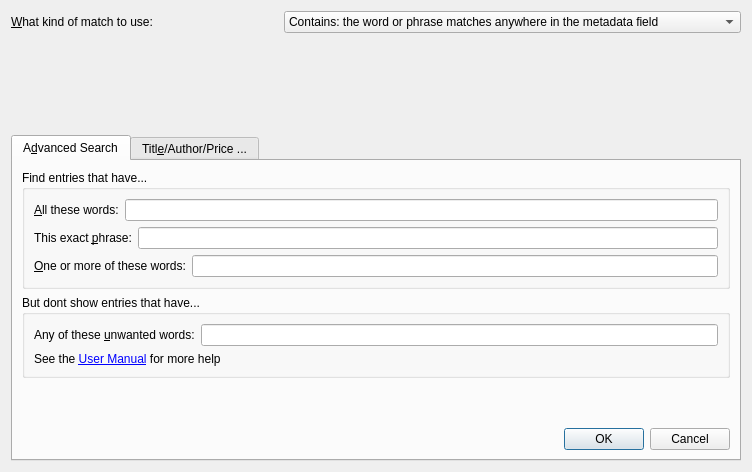
<?xml version="1.0" encoding="UTF-8"?>
<ui version="4.0">
 <class>Dialog</class>
 <widget class="QDialog" name="Dialog">
  <property name="geometry">
   <rect>
    <x>0</x>
    <y>0</y>
    <width>752</width>
    <height>472</height>
   </rect>
  </property>
  <property name="windowTitle">
   <string>Advanced Search</string>
  </property>
  <property name="windowIcon">
   <iconset>
    <normaloff>:/images/search.png</normaloff>:/images/search.png</iconset>
  </property>
  <layout class="QGridLayout" name="gridLayout_2">
   <item row="0" column="0">
    <widget class="QLabel" name="label_5">
     <property name="text">
      <string>&amp;What kind of match to use:</string>
     </property>
     <property name="buddy">
      <cstring>matchkind</cstring>
     </property>
    </widget>
   </item>
   <item row="0" column="1">
    <widget class="QComboBox" name="matchkind">
     <item>
      <property name="text">
       <string>Contains: the word or phrase matches anywhere in the metadata field</string>
      </property>
     </item>
     <item>
      <property name="text">
       <string>Equals: the word or phrase must match the entire metadata field</string>
      </property>
     </item>
     <item>
      <property name="text">
       <string>Regular expression: the expression must match anywhere in the metadata field</string>
      </property>
     </item>
    </widget>
   </item>
   <item row="2" column="0" colspan="2">
    <widget class="QTabWidget" name="tabWidget">
     <property name="currentIndex">
      <number>0</number>
     </property>
     <widget class="QWidget" name="tab">
      <attribute name="title">
       <string>A&amp;dvanced Search</string>
      </attribute>
      <layout class="QGridLayout" name="gridLayout_3">
       <item row="0" column="0">
        <widget class="QGroupBox" name="groupBox">
         <property name="title">
          <string>Find entries that have...</string>
         </property>
         <layout class="QVBoxLayout" name="verticalLayout">
          <item>
           <layout class="QHBoxLayout" name="horizontalLayout">
            <item>
             <widget class="QLabel" name="label">
              <property name="text">
               <string>&amp;All these words:</string>
              </property>
              <property name="buddy">
               <cstring>all</cstring>
              </property>
             </widget>
            </item>
            <item>
             <widget class="QLineEdit" name="all"/>
            </item>
           </layout>
          </item>
          <item>
           <layout class="QHBoxLayout" name="horizontalLayout_2">
            <item>
             <widget class="QLabel" name="label_2">
              <property name="text">
               <string>This exact &amp;phrase:</string>
              </property>
              <property name="buddy">
               <cstring>all</cstring>
              </property>
             </widget>
            </item>
            <item>
             <widget class="QLineEdit" name="phrase"/>
            </item>
           </layout>
          </item>
          <item>
           <layout class="QHBoxLayout" name="horizontalLayout_3">
            <item>
             <widget class="QLabel" name="label_3">
              <property name="text">
               <string>&amp;One or more of these words:</string>
              </property>
              <property name="buddy">
               <cstring>all</cstring>
              </property>
             </widget>
            </item>
            <item>
             <widget class="QLineEdit" name="any"/>
            </item>
           </layout>
          </item>
         </layout>
        </widget>
       </item>
       <item row="1" column="0">
        <widget class="QGroupBox" name="groupBox_2">
         <property name="title">
          <string>But dont show entries that have...</string>
         </property>
         <layout class="QVBoxLayout" name="verticalLayout_2">
          <item>
           <layout class="QHBoxLayout" name="horizontalLayout_4">
            <item>
             <widget class="QLabel" name="label_4">
              <property name="text">
               <string>Any of these &amp;unwanted words:</string>
              </property>
              <property name="buddy">
               <cstring>all</cstring>
              </property>
             </widget>
            </item>
            <item>
             <widget class="QLineEdit" name="none"/>
            </item>
           </layout>
          </item>
          <item>
           <widget class="QLabel" name="label_6">
            <property name="maximumSize">
             <size>
              <width>16777215</width>
              <height>30</height>
             </size>
            </property>
            <property name="text">
             <string>See the &lt;a href=&quot;http://manual.calibre-ebook.com/gui.html#the-search-interface&quot;&gt;User Manual&lt;/a&gt; for more help</string>
            </property>
            <property name="openExternalLinks">
             <bool>true</bool>
            </property>
           </widget>
          </item>
         </layout>
        </widget>
       </item>
       <item row="2" column="0">
        <spacer name="verticalSpacer_2">
         <property name="orientation">
          <enum>Qt::Vertical</enum>
         </property>
         <property name="sizeHint" stdset="0">
          <size>
           <width>20</width>
           <height>40</height>
          </size>
         </property>
        </spacer>
       </item>
       <item row="3" column="0">
        <widget class="QDialogButtonBox" name="buttonBox">
         <property name="orientation">
          <enum>Qt::Horizontal</enum>
         </property>
         <property name="standardButtons">
          <set>QDialogButtonBox::Cancel|QDialogButtonBox::Ok</set>
         </property>
        </widget>
       </item>
      </layout>
     </widget>
     <widget class="QWidget" name="tab_2">
      <attribute name="title">
       <string>Titl&amp;e/Author/Price ...</string>
      </attribute>
      <layout class="QGridLayout" name="gridLayout">
       <item row="1" column="0">
        <widget class="QLabel" name="label_7">
         <property name="text">
          <string>&amp;Title:</string>
         </property>
         <property name="buddy">
          <cstring>title_box</cstring>
         </property>
        </widget>
       </item>
       <item row="1" column="2">
        <widget class="EnLineEdit" name="title_box">
         <property name="toolTip">
          <string>Enter the title.</string>
         </property>
        </widget>
       </item>
       <item row="2" column="0">
        <widget class="QLabel" name="label_8">
         <property name="text">
          <string>&amp;Author:</string>
         </property>
         <property name="buddy">
          <cstring>author_box</cstring>
         </property>
        </widget>
       </item>
       <item row="3" column="0">
        <widget class="QLabel" name="price_label">
         <property name="text">
          <string>&amp;Price:</string>
         </property>
         <property name="buddy">
          <cstring>price_box</cstring>
         </property>
        </widget>
       </item>
       <item row="9" column="0" colspan="3">
        <layout class="QHBoxLayout" name="horizontalLayout_6">
         <item>
          <widget class="QPushButton" name="clear_button">
           <property name="text">
            <string>&amp;Clear</string>
           </property>
          </widget>
         </item>
         <item>
          <widget class="QDialogButtonBox" name="tab_2_button_box">
           <property name="standardButtons">
            <set>QDialogButtonBox::Cancel|QDialogButtonBox::Ok</set>
           </property>
          </widget>
         </item>
        </layout>
       </item>
       <item row="8" column="2">
        <spacer name="verticalSpacer">
         <property name="orientation">
          <enum>Qt::Vertical</enum>
         </property>
         <property name="sizeHint" stdset="0">
          <size>
           <width>20</width>
           <height>40</height>
          </size>
         </property>
        </spacer>
       </item>
       <item row="0" column="0" colspan="3">
        <widget class="QLabel" name="label_11">
         <property name="text">
          <string>Search only in specific fields:</string>
         </property>
        </widget>
       </item>
       <item row="2" column="2">
        <widget class="EnLineEdit" name="author_box"/>
       </item>
       <item row="4" column="2">
        <widget class="QLineEdit" name="format_box"/>
       </item>
       <item row="4" column="0">
        <widget class="QLabel" name="label_10">
         <property name="text">
          <string>&amp;Format:</string>
         </property>
         <property name="buddy">
          <cstring>format_box</cstring>
         </property>
        </widget>
       </item>
       <item row="3" column="2">
        <widget class="EnLineEdit" name="price_box"/>
       </item>
       <item row="7" column="0">
        <widget class="QLabel" name="label_9">
         <property name="text">
          <string>Affiliate:</string>
         </property>
        </widget>
       </item>
       <item row="7" column="2">
        <widget class="QComboBox" name="affiliate_combo">
         <item>
          <property name="text">
           <string/>
          </property>
         </item>
         <item>
          <property name="text">
           <string>true</string>
          </property>
         </item>
         <item>
          <property name="text">
           <string>false</string>
          </property>
         </item>
        </widget>
       </item>
       <item row="6" column="0">
        <widget class="QLabel" name="label_12">
         <property name="text">
          <string>Download:</string>
         </property>
        </widget>
       </item>
       <item row="6" column="2">
        <widget class="QComboBox" name="download_combo">
         <item>
          <property name="text">
           <string/>
          </property>
         </item>
         <item>
          <property name="text">
           <string>true</string>
          </property>
         </item>
         <item>
          <property name="text">
           <string>false</string>
          </property>
         </item>
        </widget>
       </item>
       <item row="5" column="0">
        <widget class="QLabel" name="label_13">
         <property name="text">
          <string>DRM:</string>
         </property>
        </widget>
       </item>
       <item row="5" column="2">
        <widget class="QComboBox" name="drm_combo">
         <item>
          <property name="text">
           <string/>
          </property>
         </item>
         <item>
          <property name="text">
           <string>true</string>
          </property>
         </item>
         <item>
          <property name="text">
           <string>false</string>
          </property>
         </item>
        </widget>
       </item>
      </layout>
     </widget>
    </widget>
   </item>
   <item row="1" column="1">
    <spacer name="verticalSpacer_3">
     <property name="orientation">
      <enum>Qt::Vertical</enum>
     </property>
     <property name="sizeHint" stdset="0">
      <size>
       <width>20</width>
       <height>40</height>
      </size>
     </property>
    </spacer>
   </item>
  </layout>
 </widget>
 <customwidgets>
  <customwidget>
   <class>EnLineEdit</class>
   <extends>QLineEdit</extends>
   <header>calibre/gui2/widgets.h</header>
  </customwidget>
 </customwidgets>
 <tabstops>
  <tabstop>all</tabstop>
  <tabstop>phrase</tabstop>
  <tabstop>any</tabstop>
  <tabstop>none</tabstop>
  <tabstop>buttonBox</tabstop>
  <tabstop>title_box</tabstop>
  <tabstop>author_box</tabstop>
  <tabstop>price_box</tabstop>
  <tabstop>format_box</tabstop>
  <tabstop>clear_button</tabstop>
  <tabstop>tab_2_button_box</tabstop>
  <tabstop>tabWidget</tabstop>
  <tabstop>matchkind</tabstop>
 </tabstops>
 <resources>
  <include location="../../../../resources/images.qrc"/>
 </resources>
 <connections>
  <connection>
   <sender>buttonBox</sender>
   <signal>accepted()</signal>
   <receiver>Dialog</receiver>
   <slot>accept()</slot>
   <hints>
    <hint type="sourcelabel">
     <x>248</x>
     <y>254</y>
    </hint>
    <hint type="destinationlabel">
     <x>157</x>
     <y>274</y>
    </hint>
   </hints>
  </connection>
  <connection>
   <sender>buttonBox</sender>
   <signal>rejected()</signal>
   <receiver>Dialog</receiver>
   <slot>reject()</slot>
   <hints>
    <hint type="sourcelabel">
     <x>316</x>
     <y>260</y>
    </hint>
    <hint type="destinationlabel">
     <x>286</x>
     <y>274</y>
    </hint>
   </hints>
  </connection>
 </connections>
</ui>
